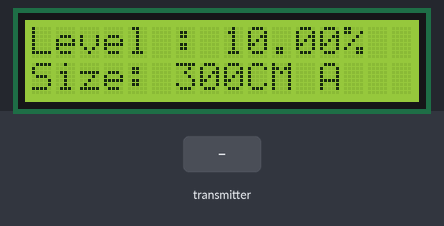
Simulated run of this sketch. Board: ESP8266 (NodeMCU). Parts: 16×2 character LCD. The inputs (shaded band) are chosen by the test bench. EEPROM starts erased; what the sketch prints to the serial monitor is not drawn.

Above: at 1.2 s.
1.3 s: the transmitter starts sending id = 0
At 2.6 s:
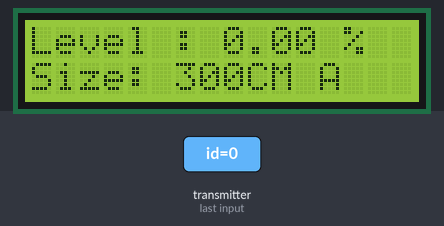
2.9 s: the transmitter starts sending y = 25
At 3.9 s:
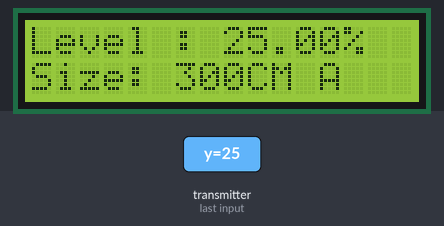
4.5 s: the transmitter starts sending y = 50
At 5.2 s:
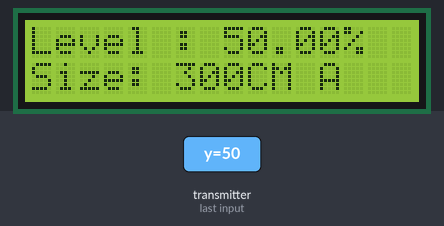
6.1 s: the transmitter starts sending y = 0
At 7.5 s:
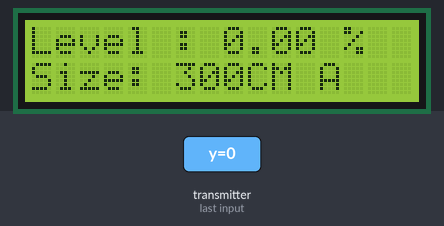
Timing chart, 0 to 8.7 s (numbered marks = the images above; inputs shaded):
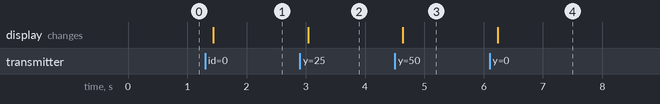

Measured:
- after the input at 1.3 s, the display: changes after 0.14 s (image 1)
- after the input at 2.9 s, the display: changes after 0.14 s (image 2)
- after the input at 4.5 s, the display: changes after 0.14 s (image 3)
- after the input at 6.1 s, the display: changes after 0.14 s (image 4)

The sketch:

Control_Board.ino
```cpp
/*********
  Rui Santos
  Complete project details at https://randomnerdtutorials.com
*********/
#include <Wire.h>
#include <LiquidCrystal_I2C.h>
#include <ESP8266WiFi.h>
#include <espnow.h>
#include <EEPROM.h>

// REPLACE WITH RECEIVER MAC Address
//Send to Sensor Board
uint8_t broadcastAddress[] = {0x84, 0xF3, 0xEB, 0xCC, 0xBB, 0x52};


int upButton = 12;
int downButton = 13;
int selectButton = 14;
int tankHeight = 300;
int addr = 0;
String pumpStatus = "A";
#define EEPROM_SIZE 512


// set the LCD number of columns and rows
int lcdColumns = 16;
int lcdRows = 2;
float level = 10.0;

const long interval = 10000;
unsigned long previousMillis = 0;    // will store last time DHT was updated

// Structure example to receive data
// Must match the sender structure
typedef struct struct_message {
  int id;
  int Data;
  float x;
  float y;
  int setPoint;
} struct_message;


// set LCD address, number of columns and rows
// if you don't know your display address, run an I2C scanner sketch
LiquidCrystal_I2C lcd(0x27, lcdColumns, lcdRows);

// Create a struct_message called DHTReadings to hold sensor readings
struct_message mySentData;

// Create a struct_message called myData
struct_message myData;

// Create a structure to hold the readings from each board
struct_message board1;

// Create an array with all the structures
struct_message boardsStruct[1] = {board1};

// Callback when data is sent
void OnDataSent(uint8_t *mac_addr, uint8_t sendStatus) {

  Serial.print("Last Packet Send Status: ");
  if (sendStatus == 0) {
    Serial.println("Delivery success");
  }
  else {
    Serial.println("Delivery fail");
  }

}

// Callback function that will be executed when data is received
void OnDataRecv(uint8_t * mac_addr, uint8_t *incomingData, uint8_t len) {

  //   lcd.printf("Level : %f \n", boardsStruct[myData.id - 1].y);
  //  lcd.printf("Level : %f \n", roundf(boardsStruct[myData.id - 1].y *100.0)/100.0);
  //  delay(1000);


  unsigned long currentMillis = millis();
  if (currentMillis - previousMillis >= interval) {
    //Set values to send
    myData.setPoint = tankHeight;

    // Send message via ESP-NOW
    esp_now_send(0, (uint8_t *) &myData, sizeof(myData));
    //    lastTime = millis();

  }
  lcd.clear();
  char macStr[18];
  Serial.print("Packet received from: ");
  snprintf(macStr, sizeof(macStr), "%02x:%02x:%02x:%02x:%02x:%02x",
           mac_addr[0], mac_addr[1], mac_addr[2], mac_addr[3], mac_addr[4], mac_addr[5]);
  Serial.println(macStr);
  memcpy(&myData, incomingData, sizeof(myData));
  Serial.printf("Board ID %u: %u bytes\n", myData.id, len);
  // Update the structures with the new incoming data
  boardsStruct[myData.id - 1].Data = myData.Data;
  boardsStruct[myData.id - 1].x = myData.x;
  boardsStruct[myData.id - 1].y = myData.y;
  Serial.printf("Data Value: %d \n", boardsStruct[myData.id - 1].Data);
  Serial.printf("x value: %f \n", boardsStruct[myData.id - 1].x);
  Serial.printf("y value: %f \n", boardsStruct[myData.id - 1].y);
  Serial.println();
  level = boardsStruct[myData.id - 1].y;

  delay(50);
  //   set cursor to first column, first row
  lcd.setCursor(0, 0);
  // print message
  lcd.print("Level : ");
  lcd.setCursor(8, 0);
  lcd.println(level, 2);
  lcd.setCursor(13, 0);
  lcd.print("%  ");
  lcd.setCursor(0, 1);
  lcd.printf("Size: %dCM", tankHeight);
  lcd.setCursor(12, 1);
  lcd.print(pumpStatus);

}


void setup() {
  // initialize LCD
  lcd.init();
  // turn on LCD backlight
  lcd.backlight();

  // Initialize Serial Monitor
  Serial.begin(115200);

  //Init EEPROM
  EEPROM.begin(EEPROM_SIZE);
  //Init pin

  pinMode(upButton, INPUT_PULLUP);
  pinMode(downButton, INPUT_PULLUP);
  pinMode(selectButton, INPUT_PULLUP);

  //  tankHeight = int(EEPROM.read(addr));
  //  tankHeight = int(EEPROM.read(addr));
  //  tankHeight = int(EEPROM.read(addr));
  //  EEPROM.commit();

  updateMenu();
  if (!tankHeight) {
    tankHeight = tankHeight;
  }

  // Set device as a Wi-Fi Station
  WiFi.mode(WIFI_STA);
  WiFi.disconnect();

  // Init ESP-NOW
  if (esp_now_init() != 0) {
    Serial.println("Error initializing ESP-NOW");
    return;
  }

  // Once ESPNow is successfully Init, we will register for recv CB to
  // get recv packer info
  // Set ESP-NOW Role


  esp_now_set_self_role(ESP_NOW_ROLE_COMBO);
  esp_now_register_send_cb(OnDataSent);
  // Register peer
  esp_now_add_peer(broadcastAddress, ESP_NOW_ROLE_COMBO, 1, NULL, 0);
  esp_now_register_recv_cb(OnDataRecv);


}

void loop() {
  //
  //  if (!digitalRead(downButton)) {
  //    if (tankHeight > 0) {
  //      tankHeight--;
  //      updateMenu();
  //      delay(100);
  //      while (!digitalRead(upButton));
  //    }
  //  }
  //  if (!digitalRead(upButton)) {
  //    if (tankHeight < 400) {
  //      tankHeight++;
  //      updateMenu();
  //      delay(100);
  //      while (!digitalRead(downButton));
  //    }
  //  }
  //  if (!digitalRead(selectButton)) {
  //    executeAction();
  //    updateMenu();
  //    delay(500);
  //    while (!digitalRead(selectButton));
  //  }


}


void updateMenu() {
  lcd.clear();
  lcd.setCursor(0, 0);
  // print message
  lcd.print("Level : ");
  lcd.setCursor(8, 0);
  lcd.println(level, 2);
  lcd.setCursor(13, 0);
  lcd.print("%  ");
  lcd.setCursor(0, 1);
  lcd.printf("Size: %dCM", tankHeight);
  lcd.setCursor(12, 1);
  lcd.print(pumpStatus);


}

void executeAction() {
  int compareValue = int(EEPROM.read(addr));
  if (compareValue == tankHeight) {
    if (pumpStatus == "M") {
      pumpStatus = "A";
    }
    else if (pumpStatus == "A") {
      pumpStatus = "M";
    }
  } else {
    EEPROM.write(addr, tankHeight);
    EEPROM.commit();
    lcd.clear();
    lcd.print(">Storing.......");
    delay(1500);
  }


}
```
